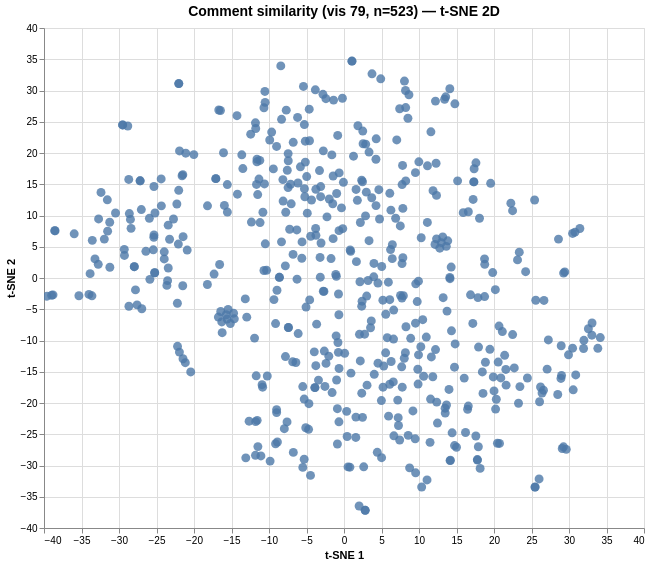

The specification (Vega-Lite) saved for this image:
### Vega specification from a JSON file in a GitHub repository (floating-point values rounded to 4 significant figures; data arrays with more than 128 entries replaced by an {"elided": "..."} marker saying what was removed)
{"$schema": "https://vega.github.io/schema/vega/v6.json", "data": [{"name": "param_1e9efca18e7a2868_store"}, {"name": "source_0", "values": {"elided": "523 records"}}, {"name": "source_0_x_domain_dim_1", "values": [{"min": -39.59, "max": 34.17}]}, {"name": "source_0_y_domain_dim_2", "values": [{"min": -37.17, "max": 34.7}]}], "signals": [{"name": "unit", "value": {}, "on": [{"events": "pointermove", "update": "isTuple(group()) ? group() : unit"}]}, {"name": "param_1e9efca18e7a2868", "update": "vlSelectionResolve(\"param_1e9efca18e7a2868_store\", \"union\")"}, {"name": "param_1e9efca18e7a2868_dim_1", "on": [{"events": [{"source": "view", "type": "dblclick"}], "update": "null"}, {"events": {"signal": "param_1e9efca18e7a2868_translate_delta"}, "update": "panLinear(param_1e9efca18e7a2868_translate_anchor.extent_x, -param_1e9efca18e7a2868_translate_delta.x / width)"}, {"events": {"signal": "param_1e9efca18e7a2868_zoom_delta"}, "update": "zoomLinear(domain(\"x\"), param_1e9efca18e7a2868_zoom_anchor.x, param_1e9efca18e7a2868_zoom_delta)"}]}, {"name": "param_1e9efca18e7a2868_dim_2", "on": [{"events": [{"source": "view", "type": "dblclick"}], "update": "null"}, {"events": {"signal": "param_1e9efca18e7a2868_translate_delta"}, "update": "panLinear(param_1e9efca18e7a2868_translate_anchor.extent_y, param_1e9efca18e7a2868_translate_delta.y / height)"}, {"events": {"signal": "param_1e9efca18e7a2868_zoom_delta"}, "update": "zoomLinear(domain(\"y\"), param_1e9efca18e7a2868_zoom_anchor.y, param_1e9efca18e7a2868_zoom_delta)"}]}, {"name": "param_1e9efca18e7a2868_tuple", "on": [{"events": [{"signal": "param_1e9efca18e7a2868_dim_1 || param_1e9efca18e7a2868_dim_2"}], "update": "param_1e9efca18e7a2868_dim_1 && param_1e9efca18e7a2868_dim_2 ? {unit: \"\", fields: param_1e9efca18e7a2868_tuple_fields, values: [param_1e9efca18e7a2868_dim_1,param_1e9efca18e7a2868_dim_2]} : null"}]}, {"name": "param_1e9efca18e7a2868_tuple_fields", "value": [{"field": "dim_1", "channel": "x", "type": "R"}, {"field": "dim_2", "channel": "y", "type": "R"}]}, {"name": "param_1e9efca18e7a2868_translate_anchor", "value": {}, "on": [{"events": [{"source": "scope", "type": "pointerdown"}], "update": "{x: x(unit), y: y(unit), extent_x: domain(\"x\"), extent_y: domain(\"y\")}"}]}, {"name": "param_1e9efca18e7a2868_translate_delta", "value": {}, "on": [{"events": [{"source": "window", "between": [{"source": "scope", "type": "pointerdown"}, {"source": "window", "type": "pointerup"}], "consume": true, "type": "pointermove"}], "update": "{x: param_1e9efca18e7a2868_translate_anchor.x - x(unit), y: param_1e9efca18e7a2868_translate_anchor.y - y(unit)}"}]}, {"name": "param_1e9efca18e7a2868_zoom_anchor", "on": [{"events": [{"source": "scope", "type": "wheel", "consume": true}], "update": "{x: invert(\"x\", x(unit)), y: invert(\"y\", y(unit))}"}]}, {"name": "param_1e9efca18e7a2868_zoom_delta", "on": [{"events": [{"source": "scope", "type": "wheel", "consume": true}], "update": "pow(1.001, event.deltaY * pow(16, event.deltaMode))", "force": true}]}, {"name": "param_1e9efca18e7a2868_modify", "on": [{"events": {"signal": "param_1e9efca18e7a2868_tuple"}, "update": "modify(\"param_1e9efca18e7a2868_store\", param_1e9efca18e7a2868_tuple, true)"}]}], "marks": [{"type": "symbol", "name": "marks", "from": {"data": "source_0"}, "encode": {"update": {"size": {"value": 80}, "tooltip": {"signal": "{\"Comment #\": format(datum[\"index\"], \"\"), \"Comment\": isValid(datum[\"comment\"]) ? datum[\"comment\"] : \"\"+datum[\"comment\"]}"}, "fill": {"value": "#4c78a8"}, "opacity": {"value": 0.8}, "x": {"field": "dim_1", "scale": "x"}, "y": {"field": "dim_2", "scale": "y"}, "shape": {"value": "circle"}}}, "style": ["circle"], "clip": true, "interactive": true}], "scales": [{"name": "x", "type": "linear", "domain": [{"signal": "(data(\"source_0_x_domain_dim_1\")[0] || {}).min"}, {"signal": "(data(\"source_0_x_domain_dim_1\")[0] || {}).max"}], "range": [0, {"signal": "width"}], "domainRaw": {"signal": "param_1e9efca18e7a2868[\"dim_1\"]"}, "zero": true, "nice": true}, {"name": "y", "type": "linear", "domain": [{"signal": "(data(\"source_0_y_domain_dim_2\")[0] || {}).min"}, {"signal": "(data(\"source_0_y_domain_dim_2\")[0] || {}).max"}], "range": [{"signal": "height"}, 0], "nice": true, "zero": true, "domainRaw": {"signal": "param_1e9efca18e7a2868[\"dim_2\"]"}}], "axes": [{"scale": "x", "ticks": false, "gridScale": "y", "minExtent": 0, "domain": false, "labels": false, "aria": false, "orient": "bottom", "grid": true, "zindex": 0, "maxExtent": 0, "tickCount": {"signal": "ceil(width/40)"}}, {"scale": "y", "ticks": false, "grid": true, "zindex": 0, "maxExtent": 0, "aria": false, "gridScale": "x", "tickCount": {"signal": "ceil(height/40)"}, "domain": false, "orient": "left", "labels": false, "minExtent": 0}, {"scale": "x", "orient": "bottom", "labelFlush": true, "grid": false, "labelOverlap": true, "tickCount": {"signal": "ceil(width/40)"}, "zindex": 0, "title": "t-SNE 1"}, {"scale": "y", "tickCount": {"signal": "ceil(height/40)"}, "grid": false, "zindex": 0, "labelOverlap": true, "orient": "left", "title": "t-SNE 2"}], "title": {"text": "Comment similarity (vis 79, n=523) — t-SNE 2D", "frame": "group", "fontSize": 14}, "height": 500, "background": "white", "width": 600, "padding": 5, "style": "cell"}
